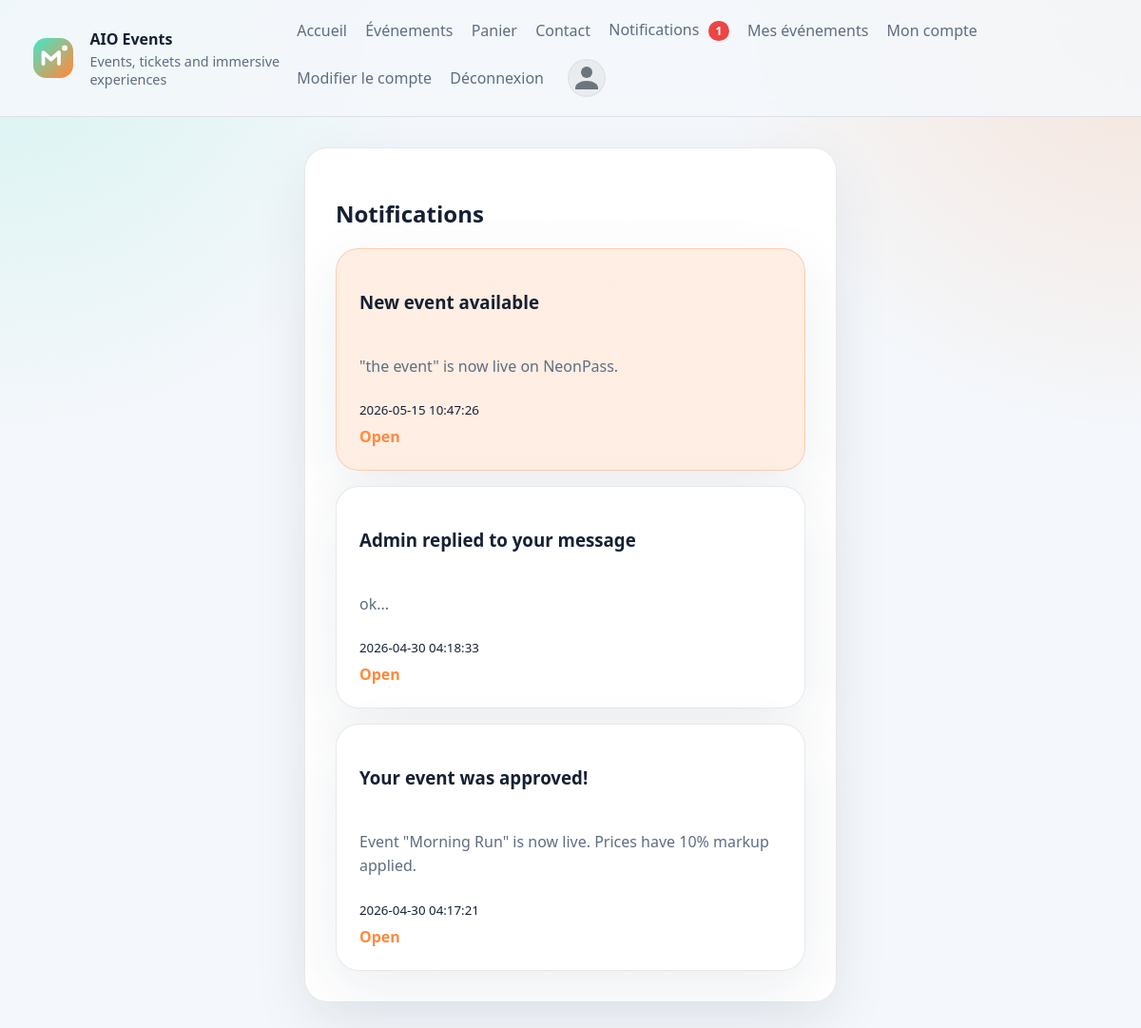
Page /notifications (signed in) on the committed database.
### tables this page shows
CREATE TABLE notifications (
    id INTEGER PRIMARY KEY AUTOINCREMENT,
    user_id INTEGER NOT NULL,
    type TEXT NOT NULL,
    title TEXT NOT NULL,
    message TEXT NOT NULL,
    related_id INTEGER DEFAULT NULL,
    is_read INTEGER NOT NULL DEFAULT 0,
    created_at TEXT DEFAULT CURRENT_TIMESTAMP,
    FOREIGN KEY (user_id) REFERENCES users(id) ON DELETE CASCADE
);

### config/bootstrap.php (called while the page is built, shortened)
<?php
spl_autoload_register(static function (string $class): void {
    $prefix = 'App\\';
    $relativeClass = substr($class, strlen($prefix));
    $candidates = [
        APP_PATH . '/' . str_replace('\\', '/', $relativeClass) . '.php',
        CONFIG_PATH . '/' . str_replace('Config\\', '', $relativeClass) . '.php',
    ];
    foreach ($candidates as $file) {
        if (is_file($file)) {
            return;
        }
    }
});
function view(string $template, array $data = []): void
{
    require VIEW_PATH . '/layouts/main.php';
}
function e(?string $value): string
{
    return htmlspecialchars($value ?? '', ENT_QUOTES, 'UTF-8');
}

### app/core/Controller.php (called while the page is built, shortened)
<?php
abstract class Controller
{
    protected function render(string $template, array $data = []): void
    {
        view($template, $data);
    }
}

### app/controllers/NotificationController.php (called while the page is built, shortened)
<?php
final class NotificationController extends Controller
{
    public function index(): void
    {
        $userId = (int) $_SESSION['user']['id'];
        $notificationModel = new Notification();
        $notifications = $notificationModel->byUser($userId);
        $this->render('notification/index', [
            'notifications' => $notifications,
        ]);
    }
}

### config/Database.php (called while the page is built, shortened)
<?php
final class Database
{
    private static ?PDO $instance = null;
    public static function connection(): PDO
    {
        if (self::$instance instanceof PDO) {
            return self::$instance;
        }
        $driver = strtolower((string) ($_ENV['DB_DRIVER'] ?? 'sqlite'));
        $sqliteFile = dirname(__DIR__) . '/data/phpjs.sqlite';
        $sqliteDir = dirname($sqliteFile);
        $dsn = 'sqlite:' . $sqliteFile;
        try {
            self::$instance = new PDO($dsn, null, null, [
                PDO::ATTR_ERRMODE => PDO::ERRMODE_EXCEPTION,
                PDO::ATTR_DEFAULT_FETCH_MODE => PDO::FETCH_ASSOC,
            ]);
            self::$instance->exec('PRAGMA foreign_keys = ON');
            self::migrateSqlite(self::$instance);
            $row = self::$instance->query('SELECT COUNT(*) AS count FROM users')->fetch();
        } catch (PDOException $exception) {
            throw new RuntimeException('SQLite connection failed: ' . $exception->getMessage(), 0, $exception);
        }
        return self::$instance;
    }
    private static function migrateSqlite(PDO $pdo): void
    {
        self::ensureColumn($pdo, 'artists', 'user_id', 'INTEGER DEFAULT NULL');
        self::ensureColumn($pdo, 'events', 'category', "TEXT NOT NULL DEFAULT 'concert'");
        self::ensureUniqueIndex($pdo, 'artists', 'user_id');
    }
    private static function ensureColumn(PDO $pdo, string $table, string $column, string $definition): void
    {
        $columns = $pdo->query('PRAGMA table_info(' . $table . ')')->fetchAll();
        foreach ($columns as $existingColumn) {
            if (($existingColumn['name'] ?? null) === $column) {
                return;
            }
        }
    }
    private static function ensureUniqueIndex(PDO $pdo, string $table, string $column): void
    {
        $indexName = $table . '_' . $column . '_unique_idx';
        $indexes = $pdo->query('PRAGMA index_list(' . $table . ')')->fetchAll();
        foreach ($indexes as $index) {
            if (($index['name'] ?? null) === $indexName) {
                return;
            }
        }
    }
}

### app/models/BaseModel.php (called while the page is built, shortened)
<?php
abstract class BaseModel
{
    protected PDO $db;
    public function __construct()
    {
        $this->db = Database::connection();
    }
    protected function fetchAll(string $sql, array $params = []): array
    {
        $statement = $this->db->prepare($sql);
        $statement->execute($params);
        return $statement->fetchAll();
    }
    protected function execute(string $sql, array $params = []): bool
    {
        $statement = $this->db->prepare($sql);
        return $statement->execute($params);
    }
}

### app/models/Notification.php (called while the page is built, shortened)
<?php
final class Notification extends BaseModel
{
    public function byUser(int $userId): array
    {
        return $this->fetchAll(
            'SELECT * FROM notifications WHERE user_id = :user_id ORDER BY created_at DESC',
            [':user_id' => $userId]
        );
    }
}

### app/views/notification/index.php (the view)
<section class="auth-card">
    <h1>Notifications</h1>
    <?php if (empty($notifications)): ?>
        <p>No notifications.</p>
    <?php else: ?>
        <div class="cards notification-cards">
            <?php foreach ($notifications as $n): ?>
                <a class="card notification-card <?= $n['is_read'] ? 'is-read' : 'is-unread' ?>" href="/notifications/open?id=<?= e((string) $n['id']) ?>">
                    <h3><?= e($n['title']) ?></h3>
                    <p><?= e($n['message']) ?></p>
                    <small><?= e($n['created_at']) ?></small>
                    <span class="notification-action">Open</span>
                </a>
            <?php endforeach; ?>
        </div>
    <?php endif; ?>
</section>

### public/css/style.css (style rules this page uses)
:root { --bg: #f4f7fb; --panel: #ffffff; --panel-2: #eef3f9; --text: #152033; --muted: #5f6d82; --accent: #ff8a3d; --accent-2: #4de1c1; --border: rgba(21, 32, 51, 0.1); }
* { box-sizing: border-box; }
body { margin: 0; font-family: "Segoe UI", "Helvetica Neue", Arial, sans-serif; background: radial-gradient(circle at top left, rgba(77, 225, 193, 0.18), transparent 28%), radial-gradient(circle at top right, rgba(255, 138, 61, 0.18), transparent 28%), var(--bg); color: var(--text); }
a { color: inherit; text-decoration: none; }
.hero-copy, .hero-panel, .card { background: linear-gradient(180deg, rgba(255, 255, 255, 0.96), rgba(255, 255, 255, 0.9)); border: 1px solid var(--border); border-radius: 1.5rem; box-shadow: 0 20px 60px rgba(30, 48, 77, 0.08); }
.hero p, .card p { color: var(--muted); line-height: 1.6; }
.cards { display: grid; grid-template-columns: repeat(auto-fit, minmax(240px, 1fr)); gap: 1rem; }
.auth-card { max-width: 560px; margin: 0 auto; padding: 2rem; background: linear-gradient(180deg, rgba(255, 255, 255, 0.98), rgba(255, 255, 255, 0.92)); border: 1px solid var(--border); border-radius: 1.5rem; box-shadow: 0 20px 60px rgba(30, 48, 77, 0.08); }
.card { padding: 1.5rem; }
.card, .auth-card, .cart-item, .hero-copy, .hero-panel { transition: transform 180ms ease, border-color 180ms ease, box-shadow 180ms ease, background 180ms ease; }
.events-grid .card, .events-grid .event-card-link, .notification-cards .card, .cart-items .cart-item { min-height: unset; }
.notification-card.is-unread { background: rgba(255, 138, 61, 0.14); border-color: rgba(255, 138, 61, 0.32); }
.notification-card.is-read { background: rgba(255, 255, 255, 0.92); }
.notification-card { display: grid; gap: 0.5rem; text-align: left; }
.notification-action { color: var(--accent); font-weight: 700; }

### rows in the picture
notifications: title "New event available", message "\"the event\" is now live on NeonPass.", created_at "2026-05-15 10:47:26"
notifications: title "Admin replied to your message", message "ok...", created_at "2026-04-30 04:18:33"
notifications: title "Your event was approved!", message "Event \"Morning Run\" is now live. Prices have 10% markup applied.", created_at "2026-04-30 04:17:21"

### other values in the picture
$unread "1"
